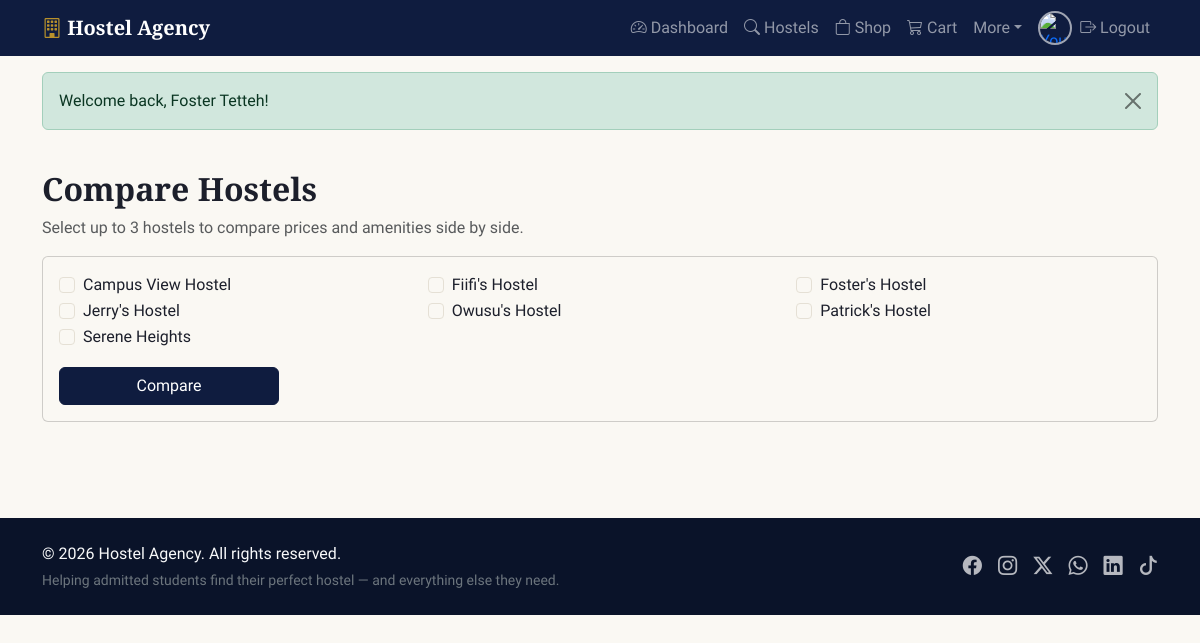
The app's page /student/compare.php (signed in) with its own data.
### tables this page shows
CREATE TABLE `hostels` (
  `id` int(11) NOT NULL,
  `name` varchar(150) NOT NULL,
  `description` text DEFAULT NULL,
  `address` varchar(255) DEFAULT NULL,
  `latitude` decimal(10,7) DEFAULT NULL,
  `longitude` decimal(10,7) DEFAULT NULL,
  `distance_to_campus_km` decimal(5,2) DEFAULT 0.00,
  `main_image` varchar(255) DEFAULT NULL,
  `created_at` timestamp NOT NULL DEFAULT current_timestamp()
);

### includes/functions.php (called while the page is built, shortened)
<?php
function h($str) {
    return htmlspecialchars($str ?? '', ENT_QUOTES, 'UTF-8');
}

### student/compare.php (the view, shortened to what this page needs)
<?php
require_once __DIR__ . '/../includes/functions.php';
$hostels = $pdo->query("SELECT id, name FROM hostels ORDER BY name")->fetchAll();
$selectedIds = array_map('intval', $_GET['ids'] ?? []);
require __DIR__ . '/../includes/header.php';
?>
<div class="container py-4">
  <h2>Compare Hostels</h2>
  <p class="text-muted">Select up to 3 hostels to compare prices and amenities side by side.</p>
  <form method="get" class="card p-3 mb-4">
    <div class="row">
      <?php foreach ($hostels as $h): ?>
        <div class="col-md-4 col-6">
          <div class="form-check">
            <input class="form-check-input compare-checkbox" type="checkbox" name="ids[]" value="<?= (int)$h['id'] ?>"
              id="chk<?= (int)$h['id'] ?>" <?= in_array($h['id'], $selectedIds) ? 'checked' : '' ?>>
            <label class="form-check-label" for="chk<?= (int)$h['id'] ?>"><?= h($h['name']) ?></label>
          </div>
        </div>
      <?php endforeach; ?>
    </div>
    <button class="btn btn-primary mt-3" style="max-width:220px;">Compare</button>
  </form>
</div>
<?php require __DIR__ . '/../includes/footer.php'; ?>

### assets/css/style.css (style rules this page uses)
:root { --navy: #0f1c3f; --navy-dark: #0a1329; --navy-light: #24365f; --gold: #b8912c; --gold-dark: #97731f; --gold-light: #d9b95c; --cream: #faf8f3; --card-bg: #ffffff; --border-subtle: #e5e0d5; --text-dark: #1c1f2b; --text-muted: #6b7280; --bs-body-bg: var(--cream); --bs-body-color: var(--text-dark); --bs-border-color: var(--border-subtle); --bs-primary: var(--navy); --bs-primary-rgb: 15, 28, 63; --bs-warning: var(--gold); --bs-warning-rgb: 184, 145, 44; --bs-link-color: var(--navy); --bs-link-hover-color: var(--gold-dark); }
body { background-color: var(--cream); font-family: 'Source Sans 3', 'Segoe UI', Roboto, Arial, sans-serif; color: var(--text-dark); }
h1, h2, h3, h4, .navbar-brand { font-family: 'Playfair Display', Georgia, 'Times New Roman', serif; font-weight: 700; }
.btn-primary { background-color: var(--navy); border-color: var(--navy); }

### records on screen
hostels: name "Campus View Hostel"
hostels: name "Fiifi's Hostel"
hostels: name "Foster's Hostel"
hostels: name "Jerry's Hostel"
hostels: name "Owusu's Hostel"
hostels: name "Patrick's Hostel"
hostels: name "Serene Heights"

### other values on screen
$flash['message'] "Welcome back, Foster Tetteh!"
